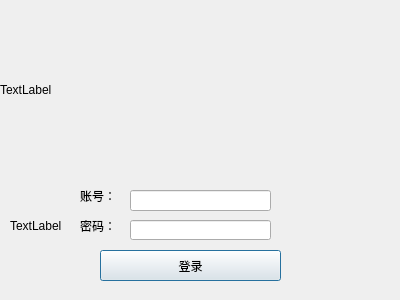
<?xml version="1.0" encoding="UTF-8"?>
<ui version="4.0">
 <class>QQDialog</class>
 <widget class="QDialog" name="QQDialog">
  <property name="geometry">
   <rect>
    <x>0</x>
    <y>0</y>
    <width>400</width>
    <height>300</height>
   </rect>
  </property>
  <property name="windowTitle">
   <string>Dialog</string>
  </property>
  <widget class="QLabel" name="label">
   <property name="geometry">
    <rect>
     <x>0</x>
     <y>0</y>
     <width>400</width>
     <height>180</height>
    </rect>
   </property>
   <property name="text">
    <string>TextLabel</string>
   </property>
  </widget>
  <widget class="QLabel" name="label_4">
   <property name="geometry">
    <rect>
     <x>10</x>
     <y>190</y>
     <width>71</width>
     <height>71</height>
    </rect>
   </property>
   <property name="text">
    <string>TextLabel</string>
   </property>
  </widget>
  <widget class="QLineEdit" name="lineEdit">
   <property name="geometry">
    <rect>
     <x>130</x>
     <y>190</y>
     <width>141</width>
     <height>21</height>
    </rect>
   </property>
  </widget>
  <widget class="QLineEdit" name="lineEdit_2">
   <property name="geometry">
    <rect>
     <x>130</x>
     <y>220</y>
     <width>141</width>
     <height>20</height>
    </rect>
   </property>
   <property name="contextMenuPolicy">
    <enum>Qt::DefaultContextMenu</enum>
   </property>
   <property name="toolTipDuration">
    <number>0</number>
   </property>
   <property name="echoMode">
    <enum>QLineEdit::Password</enum>
   </property>
  </widget>
  <widget class="QLabel" name="label_2">
   <property name="geometry">
    <rect>
     <x>80</x>
     <y>190</y>
     <width>54</width>
     <height>12</height>
    </rect>
   </property>
   <property name="text">
    <string>账号：</string>
   </property>
  </widget>
  <widget class="QLabel" name="label_3">
   <property name="geometry">
    <rect>
     <x>80</x>
     <y>220</y>
     <width>54</width>
     <height>12</height>
    </rect>
   </property>
   <property name="text">
    <string>密码：</string>
   </property>
  </widget>
  <widget class="QPushButton" name="pushButton">
   <property name="geometry">
    <rect>
     <x>100</x>
     <y>250</y>
     <width>181</width>
     <height>31</height>
    </rect>
   </property>
   <property name="text">
    <string>登录</string>
   </property>
  </widget>
 </widget>
 <resources/>
 <connections/>
</ui>
